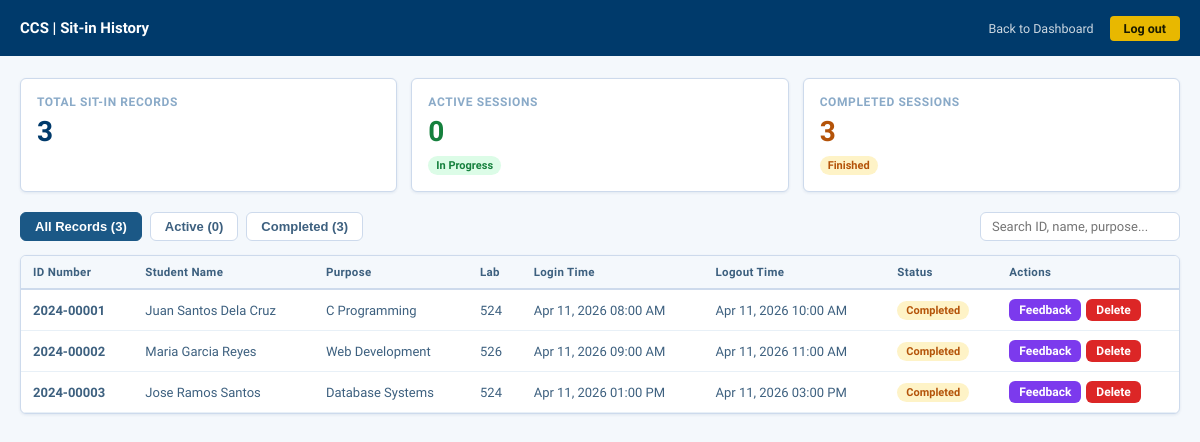
The page /admin_sitin_history.php (signed in) on the database its author committed.
### tables this page shows
CREATE TABLE IF NOT EXISTS sit_in_history (
    id              INT AUTO_INCREMENT PRIMARY KEY,
    student_id      INT         NOT NULL,
    id_number       VARCHAR(20) NOT NULL,
    fullname        VARCHAR(255)NOT NULL,
    sit_purpose     VARCHAR(255)NOT NULL,
    laboratory      VARCHAR(50) NOT NULL,
    login_time      DATETIME    DEFAULT NULL,
    logout_time     DATETIME    DEFAULT NULL,
    date            DATE        NOT NULL,
    created_at      TIMESTAMP DEFAULT CURRENT_TIMESTAMP,
    FOREIGN KEY (student_id) REFERENCES students(id) ON DELETE CASCADE
);

CREATE TABLE IF NOT EXISTS students (
    id              INT AUTO_INCREMENT PRIMARY KEY,
    id_number       VARCHAR(20)  NOT NULL UNIQUE,
    lastname        VARCHAR(100) NOT NULL,
    firstname       VARCHAR(100) NOT NULL,
    middlename      VARCHAR(100) DEFAULT '',
    course          VARCHAR(20)  NOT NULL,
    year_level      TINYINT      NOT NULL DEFAULT 1,
    email           VARCHAR(150) NOT NULL UNIQUE,
    password        VARCHAR(255) NOT NULL,
    address         VARCHAR(255) DEFAULT '',
    session         INT          NOT NULL DEFAULT 30,
    created_at      TIMESTAMP    DEFAULT CURRENT_TIMESTAMP
);

### admin_sitin_history.php (the view, shortened to what this page needs)
<?php
require_once 'db.php';
try {
    $pdo->exec("CREATE TABLE IF NOT EXISTS feedback (
        id              INT AUTO_INCREMENT PRIMARY KEY,
        sitin_id        INT         NOT NULL,
        student_id      INT         NOT NULL,
        admin_feedback  TEXT        NOT NULL,
        admin_name      VARCHAR(100) DEFAULT 'CCS Admin',
        created_at      TIMESTAMP   DEFAULT CURRENT_TIMESTAMP,
        FOREIGN KEY (sitin_id) REFERENCES sit_in_history(id) ON DELETE CASCADE,
        FOREIGN KEY (student_id) REFERENCES students(id) ON DELETE CASCADE
    )");
} catch (Exception $e) {  }
$filter_status = $_GET['status'] ?? 'all';
$query = "SELECT s.*,
                 st.firstname, st.lastname, st.middlename, st.course, st.year_level, st.session
          FROM sit_in_history s
          LEFT JOIN students st ON s.student_id = st.id";
$query .= " ORDER BY s.created_at DESC";
$all_sitin = $pdo->query($query)->fetchAll();
$total_sitin = count($all_sitin);
$active_sitin = (int)$pdo->query("SELECT COUNT(*) FROM sit_in_history WHERE logout_time IS NULL")->fetchColumn();
$completed_sitin = (int)$pdo->query("SELECT COUNT(*) FROM sit_in_history WHERE logout_time IS NOT NULL")->fetchColumn();
?>
<!DOCTYPE html>
<html lang="en">
<head>
</head>
<body>
<nav>
  <div class="nav-brand">CCS | Sit-in History</div>
  <div class="nav-links">
    <a href="admin_dashboard.php">Back to Dashboard</a>
    <a href="admin_logout.php" class="btn-logout-nav">Log out</a>
  </div>
</nav>
<div class="page-body">
<div class="stats-grid">
  <div class="stat-card">
    <div class="stat-label">Total Sit-in Records</div>
    <div class="stat-value"><?= $total_sitin ?></div>
  </div>
  <div class="stat-card">
    <div class="stat-label">Active Sessions</div>
    <div class="stat-value" style="color:#15803d;"><?= $active_sitin ?></div>
    <span class="stat-badge stat-badge-active">In Progress</span>
  </div>
  <div class="stat-card">
    <div class="stat-label">Completed Sessions</div>
    <div class="stat-value" style="color:#b45309;"><?= $completed_sitin ?></div>
    <span class="stat-badge stat-badge-completed">Finished</span>
  </div>
</div>
<div class="toolbar">
  <div style="display:flex;gap:8px;flex-wrap:wrap;">
    <button class="filter-btn <?= $filter_status === 'all' ? 'active' : '' ?>"
            onclick="window.location.href='?page=history&status=all'">
      All Records (<?= $total_sitin ?>)
    </button>
    <button class="filter-btn <?= $filter_status === 'active' ? 'active' : '' ?>"
            onclick="window.location.href='?page=history&status=active'">
      Active (<?= $active_sitin ?>)
    </button>
    <button class="filter-btn <?= $filter_status === 'completed' ? 'active' : '' ?>"
            onclick="window.location.href='?page=history&status=completed'">
      Completed (<?= $completed_sitin ?>)
    </button>
  </div>
  <div class="toolbar-right">
    <input type="text" class="search-input" id="searchInput" placeholder="Search ID, name, purpose..."
           oninput="filterTable(this.value)"/>
  </div>
</div>
<div class="card">
  <div class="table-wrap">
    <table id="historyTable">
      <thead>
        <tr>
          <th>ID Number</th>
          <th>Student Name</th>
          <th>Purpose</th>
          <th>Lab</th>
          <th>Login Time</th>
          <th>Logout Time</th>
          <th>Status</th>
          <th>Actions</th>
        </tr>
      </thead>
      <tbody>
        <?php if ($all_sitin): foreach ($all_sitin as $sit):
          $is_active = empty($sit['logout_time']);
          $full_name = $sit['firstname'] . ' ' . $sit['middlename'] . ' ' . $sit['lastname'];
        ?>
        <tr>
          <td><strong><?= htmlspecialchars($sit['id_number']) ?></strong></td>
          <td><?= htmlspecialchars($full_name) ?></td>
          <td><?= htmlspecialchars($sit['sit_purpose']) ?></td>
          <td><?= htmlspecialchars($sit['laboratory']) ?></td>
          <td><?= $sit['login_time'] ? date('M d, Y h:i A', strtotime($sit['login_time'])) : '—' ?></td>
          <td><?= $sit['logout_time'] ? date('M d, Y h:i A', strtotime($sit['logout_time'])) : '—' ?></td>
          <td>
            <?php if ($is_active): ?>
              <span class="badge badge-active">Active</span>
            <?php else: ?>
              <span class="badge badge-completed">Completed</span>
            <?php endif; ?>
          </td>
          <td style="display:flex;gap:5px;flex-wrap:wrap;">
            <button class="btn btn-sm" style="background:#7c3aed;color:#fff;" onclick="openFeedbackModal(<?= $sit['id'] ?>, '<?= addslashes($full_name) ?>')">Feedback</button>
            <form method="POST" style="display:inline;">
              <button type="submit" name="delete_sitin" class="btn btn-red btn-sm" onclick="return confirm('Delete this record?')">Delete</button>
            </form>
          </td>
        </tr>
        <?php endforeach; else: ?>
        <tr><td colspan="8" class="no-data">No sit-in records found.</td></tr>
        <?php endif; ?>
      </tbody>
    </table>
  </div>
</div>
</div>
</body>
</html>

### admin_sitin_history.php (style rules this page uses)
:root { --blue:#1B5886;--blue-dk:#003A6B;--blue-lt:#e8f4fb;--blue-bd:#89CFF1; --gray-50:#f4f8fc;--gray-100:#e8f0f7;--gray-200:#cddaec; --gray-400:#8aaac8;--gray-600:#3d607f;--gray-800:#1a2e45; --white:#fff;--radius:6px; --shadow:0 1px 3px rgba(0,58,107,0.09);--shadow-md:0 4px 16px rgba(0,58,107,0.12); --red:#dc2626;--green:#16a34a;--green-lt:#f0fdf4;--yellow:#ea580c; }
* { box-sizing:border-box;margin:0;padding:0; }
body { font-family:'Plus Jakarta Sans',sans-serif;background:var(--gray-50);color:var(--gray-800);font-size:14px; }
nav { background:var(--blue-dk);height:56px;padding:0 20px;display:flex;align-items:center;justify-content:space-between;position:sticky;top:0;z-index:200; }
.nav-brand { font-size:15px;font-weight:700;color:#fff;white-space:nowrap; }
.nav-links { display:flex;align-items:center;gap:2px;flex-wrap:wrap; }
.nav-links a { font-size:12.5px;font-weight:500;color:rgba(255,255,255,0.8);text-decoration:none;padding:5px 10px;border-radius:4px;white-space:nowrap;transition:all .15s; }
.btn-logout-nav { background:#e8b800;color:#1a1a00 !important;font-weight:700 !important;border-radius:4px;padding:5px 14px !important;margin-left:4px; }
.page-body { max-width:1400px;margin:0 auto;padding:22px 20px 60px; }
.card { background:var(--white);border:1px solid var(--gray-200);border-radius:var(--radius);box-shadow:var(--shadow);overflow:hidden;margin-bottom:20px; }
.stats-grid { display:grid;grid-template-columns:repeat(auto-fit, minmax(220px, 1fr));gap:14px;margin-bottom:20px; }
.stat-card { background:var(--white);border:1px solid var(--gray-200);border-radius:var(--radius);padding:16px;box-shadow:var(--shadow); }
.stat-label { font-size:12px;font-weight:600;color:var(--gray-400);text-transform:uppercase;letter-spacing:0.05em;margin-bottom:6px; }
.stat-value { font-size:28px;font-weight:800;color:var(--blue-dk); }
.stat-badge { font-size:11px;font-weight:600;padding:3px 8px;border-radius:20px;display:inline-block;margin-top:8px; }
.stat-badge-active { background:#dcfce7;color:#15803d; }
.stat-badge-completed { background:#fef3c7;color:#b45309; }
.toolbar { display:flex;align-items:center;gap:10px;margin-bottom:14px;flex-wrap:wrap; }
.toolbar-right { margin-left:auto;display:flex;align-items:center;gap:8px; }
.filter-btn { padding:6px 14px;border:1.5px solid var(--gray-200);background:var(--white);border-radius:var(--radius);font-size:13px;font-weight:600;cursor:pointer;transition:all .15s;color:var(--gray-600); }
.filter-btn.active { background:var(--blue);border-color:var(--blue);color:#fff; }
.search-input { padding:6px 11px;border:1px solid var(--gray-200);border-radius:var(--radius);font-size:13px;font-family:inherit;width:200px;outline:none; }
.table-wrap { overflow-x:auto; }
table { width:100%;border-collapse:collapse; }
thead th { background:var(--gray-50);color:var(--gray-600);font-size:11.5px;font-weight:700;padding:9px 12px;text-align:left;border-bottom:2px solid var(--gray-200);white-space:nowrap;letter-spacing:0.03em; }
tbody tr { border-bottom:1px solid var(--gray-100);transition:background .1s; }
tbody td { padding:9px 12px;font-size:13px;color:var(--gray-600); }
.btn { padding:6px 14px;border:none;border-radius:var(--radius);font-size:12px;font-weight:600;font-family:inherit;cursor:pointer;transition:all .15s;text-decoration:none;display:inline-flex;align-items:center;gap:5px; }
.btn-red { background:var(--red);color:#fff; }
.btn-sm { padding:4px 10px;font-size:12px; }
.badge { display:inline-block;padding:3px 9px;border-radius:12px;font-size:11px;font-weight:600; }
.badge-completed { background:#fef3c7;color:#b45309; }

### rows shown on the page
sit_in_history: id_number "2024-00001", student.lastname "Juan Santos Dela Cruz", sit_purpose "C Programming", laboratory "524", login_time "Apr 11, 2026 08:00 AM", logout_time "Apr 11, 2026 10:00 AM", shows "Completed"
sit_in_history: id_number "2024-00002", student.lastname "Maria Garcia Reyes", sit_purpose "Web Development", laboratory "526", login_time "Apr 11, 2026 09:00 AM", logout_time "Apr 11, 2026 11:00 AM", shows "Completed"
sit_in_history: id_number "2024-00003", student.lastname "Jose Ramos Santos", sit_purpose "Database Systems", laboratory "524", login_time "Apr 11, 2026 01:00 PM", logout_time "Apr 11, 2026 03:00 PM", shows "Completed"

### other values the page prints
$total_sitin "3"
$active_sitin "0"
$completed_sitin "3"
